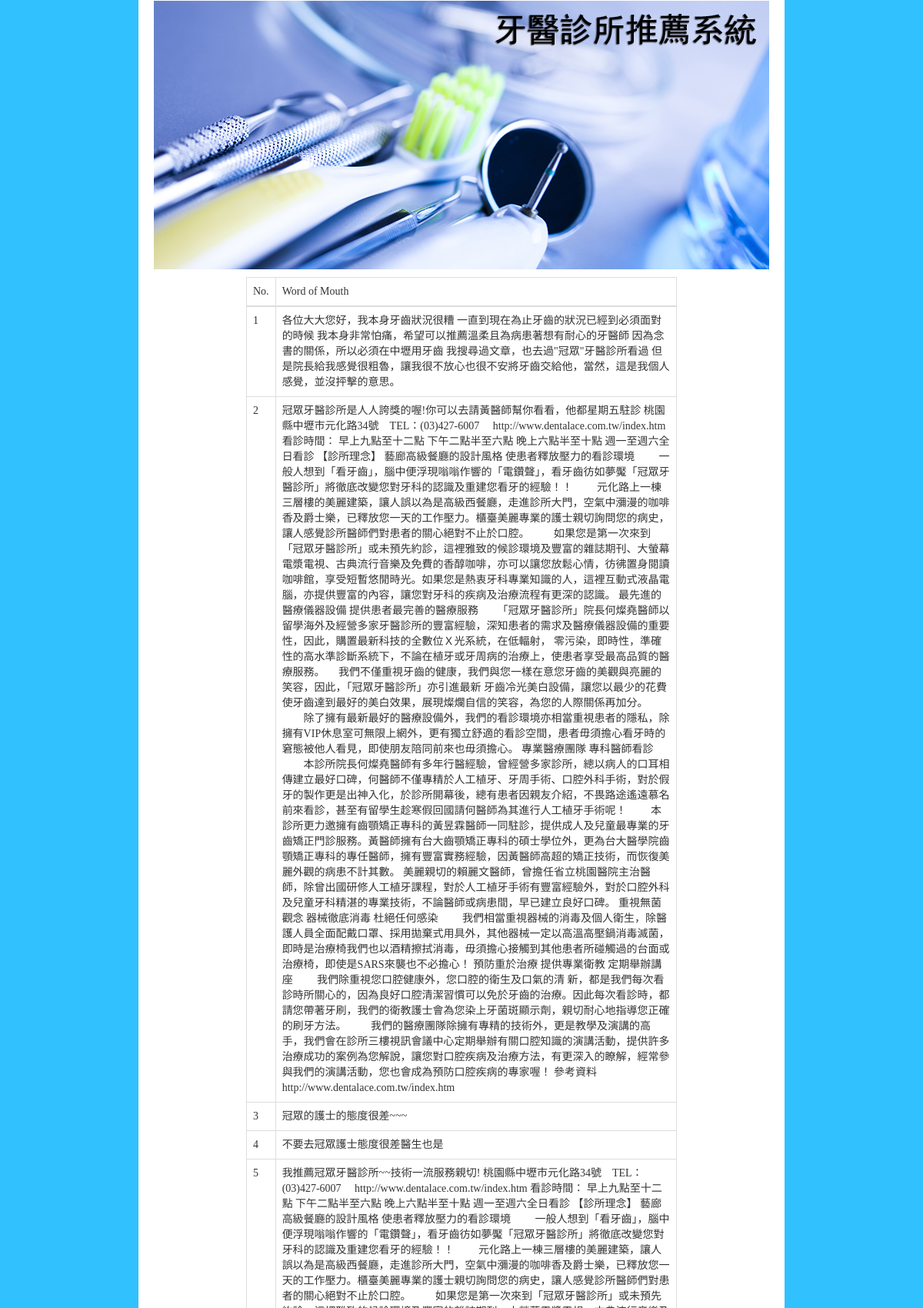
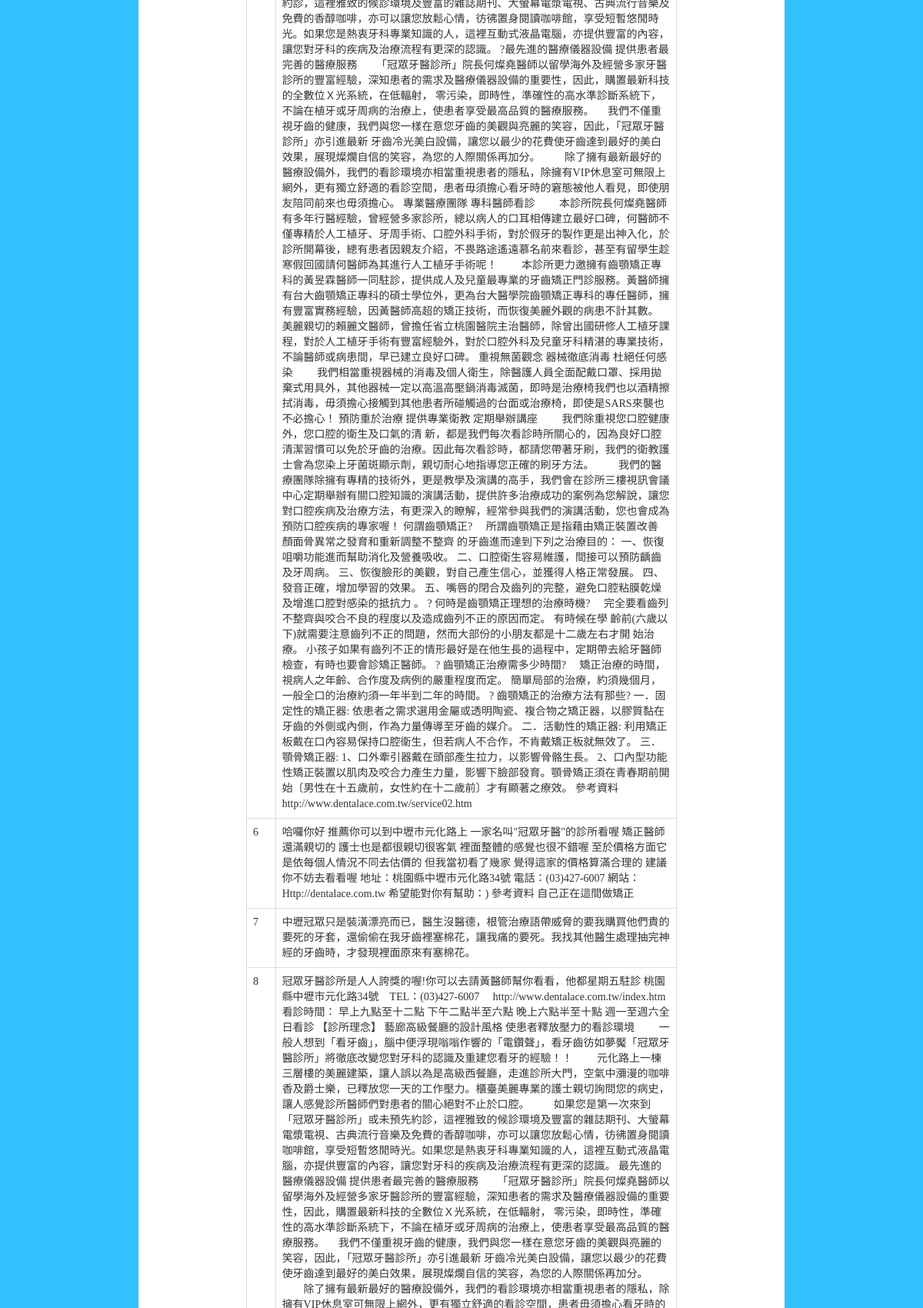
The app's page /pr/detail/221/ (upper part) with its own data (2 pictures, top to bottom).
### recommendation/models.py (models this page shows, shortened)
class HospitalComment(models.Model):
    hospital = models.ForeignKey(Hospital)
    content = models.TextField(max_length=1000, null=False)

### recommendation/views/views.py (the view)
# urls.py: url(r'^pr/detail/(?P<id>\d+)/$', detail, name='detail'),
def detail(request, id):
    comment = HospitalComment.objects.filter(hospital_id=id)
    return render(request, 'detail.html', {'comment': comment})

### templates/detail.html (shortened to what this page needs)
{% extends 'module/base.html' %}
{% block body %}
    <div align="center">
        <div class="outer">
            <div class="banner"></div>
            <div class="content">
                <table class="table table-bordered" style="width: 70%">
                    <thead>
                    <tr>
                        <td>No.</td>
                        <td>Word of Mouth</td>
                    </tr>
                    </thead>
                    <tbody>
                    {% for c in comment %}
                        <tr>
                            <td>{{ forloop.counter }}</td>
                            <td>{{ c.content }}</td>
                        </tr>
                    {% endfor %}
                    </tbody>
                </table>
            </div>
        </div>
    </div>
{% endblock %}

### static/o/css/densearch.css (style rules this page uses)
.outer { width: 840px; float: none; background-color: #FFFFFF; height:auto; }
.content { width: 800px; float: none; padding-top: 10px; padding-right: 0; padding-bottom: 10px; padding-left: 0; }
.banner { width: 800px; height:350px; float: none; padding-right: 0; padding-bottom: 10px; padding-left: 0; background-image: url('../../img/dentist_banner_background.jpg'); background-position:bottom; background-repeat:no-repeat; }

### records on screen
HospitalComment: content "各位大大您好，我本身牙齒狀況很糟 一直到現在為止牙齒的狀況已經到必須面對的時候 我本身非常怕痛，希望可以推薦溫柔且為病患著想有耐心的牙醫師 因為念書的關係，所以必須在中壢用牙齒 我搜尋過文章，也去過\"冠眾\"牙醫診所看過 但是院長給我感覺很粗魯，讓我很不放心也很不安將牙齒交給他，當然，這是我個人感覺，並沒抨擊的意思。"
HospitalComment: content "冠眾牙醫診所是人人誇獎的喔!你可以去請黃醫師幫你看看，他都星期五駐診 桃園縣中壢市元化路34號 TEL：(03)427-6007 http://www.dentalace.com.tw/index.htm 看診時間： 早上九點至十二點 下午二點半至六點 晚上六點半至十點 週一至週六全日看診 【診所理念】 藝廊高級餐廳的設計風格 使患者釋放壓力的看診環境 一般人想到「看牙齒」，腦中便浮現嗡嗡作響的「電鑽聲」，看牙齒彷如夢魘「冠眾牙醫診所」將徹底改變您對牙科的認識及重建您看牙的經驗！！ 元化路上一棟三層樓的美麗建築，讓人誤以為是高級西餐廳，走進診所大門，空氣中瀰漫的咖啡香及爵士樂，已釋放您一天的工作壓力。櫃臺美麗專業的護士親切詢問您的病史，讓人感覺診所醫師們對患者的關心絕對不止於口腔。 如果您是第一次來到「冠眾牙醫診所」或未預先約診，這裡雅致的候診環境及豐富的雜誌期刊、大螢幕電漿電視、古典流行音樂及免費的香醇咖啡，亦可以讓您放鬆心情，彷彿置身閱讀咖啡館，享受短暫悠閒時光。如果您是熱衷牙科專業知識的人，這裡互動式液晶電腦，亦提供豐富的內容，讓您對牙科的疾病及治療流程有更深的認識。 最先進的醫療儀器設備 提供患者最完善的醫療服務 「冠眾牙醫診所」院長何燦堯醫師以留學海外及經營多家牙醫診所的豐富經驗，深知患者的需求及醫療儀器設備的重要性，因此，購置最新科技的全數位Ｘ光系統，在低輻射， 零污染，即時性，準確性的高水準診斷系統下，不論在植牙或牙周病的治療上，使患者享受最高品質的醫療服務。 我們不僅重視牙齒的健康，我們與您一樣在意您牙齒的美觀與亮麗的笑容，因此，「冠眾牙醫診所」亦引進最新…"
HospitalComment: content "冠眾的護士的態度很差~~~"
HospitalComment: content "不要去冠眾護士態度很差醫生也是"
HospitalComment: content "我推薦冠眾牙醫診所~~技術一流服務親切! 桃園縣中壢市元化路34號 TEL：(03)427-6007 http://www.dentalace.com.tw/index.htm 看診時間： 早上九點至十二點 下午二點半至六點 晚上六點半至十點 週一至週六全日看診 【診所理念】 藝廊高級餐廳的設計風格 使患者釋放壓力的看診環境 一般人想到「看牙齒」，腦中便浮現嗡嗡作響的「電鑽聲」，看牙齒彷如夢魘「冠眾牙醫診所」將徹底改變您對牙科的認識及重建您看牙的經驗！！ 元化路上一棟三層樓的美麗建築，讓人誤以為是高級西餐廳，走進診所大門，空氣中瀰漫的咖啡香及爵士樂，已釋放您一天的工作壓力。櫃臺美麗專業的護士親切詢問您的病史，讓人感覺診所醫師們對患者的關心絕對不止於口腔。 如果您是第一次來到「冠眾牙醫診所」或未預先約診，這裡雅致的候診環境及豐富的雜誌期刊、大螢幕電漿電視、古典流行音樂及免費的香醇咖啡，亦可以讓您放鬆心情，彷彿置身閱讀咖啡館，享受短暫悠閒時光。如果您是熱衷牙科專業知識的人，這裡互動式液晶電腦，亦提供豐富的內容，讓您對牙科的疾病及治療流程有更深的認識。 ?最先進的醫療儀器設備 提供患者最完善的醫療服務 「冠眾牙醫診所」院長何燦堯醫師以留學海外及經營多家牙醫診所的豐富經驗，深知患者的需求及醫療儀器設備的重要性，因此，購置最新科技的全數位Ｘ光系統，在低輻射， 零污染，即時性，準確性的高水準診斷系統下，不論在植牙或牙周病的治療上，使患者享受最高品質的醫療服務。 我們不僅重視牙齒的健康，我們與您一樣在意您牙齒的美觀與亮麗的笑容，因此，「冠眾牙醫診所」亦引進最新…"
HospitalComment: content "哈囉你好 推薦你可以到中壢市元化路上 一家名叫\"冠眾牙醫\"的診所看喔 矯正醫師還滿親切的 護士也是都很親切很客氣 裡面整體的感覺也很不錯喔 至於價格方面它是依每個人情況不同去估價的 但我當初看了幾家 覺得這家的價格算滿合理的 建議你不妨去看看喔 地址：桃園縣中壢市元化路34號 電話：(03)427-6007 網站：Http://dentalace.com.tw 希望能對你有幫助：) 參考資料 自己正在這間做矯正"
HospitalComment: content "中壢冠眾只是裝潢漂亮而已，醫生沒醫德，根管治療語帶威脅的要我購買他們貴的要死的牙套，還偷偷在我牙齒裡塞棉花，讓我痛的要死。我找其他醫生處理抽完神經的牙齒時，才發現裡面原來有塞棉花。"
